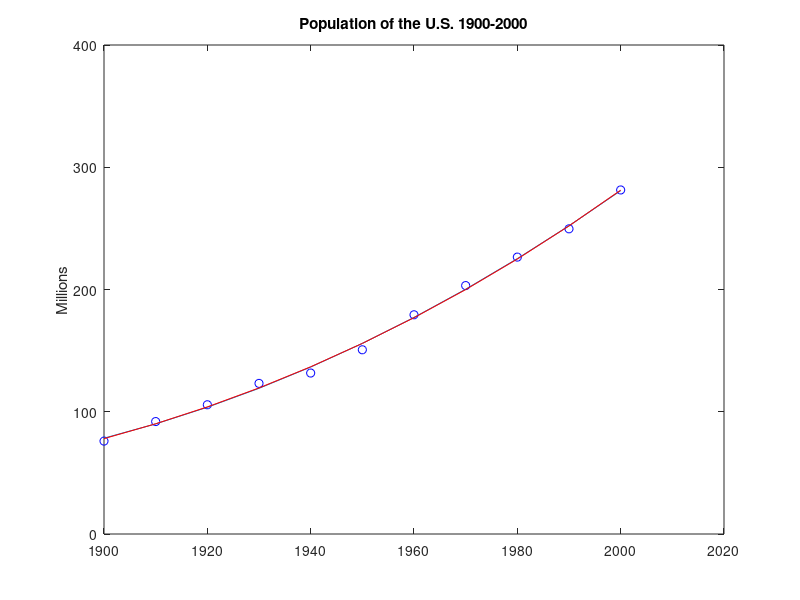

MATLAB code to generate this figure:
%%
% Here is the US Census data from 1900 to 2000.

% Time interval
t = (1900:10:2000)';

% Population
usp = [75.995 91.972 105.711 123.203 131.669 ...
     150.697 179.323 203.212 226.505 249.633 281.422]';

% Plot
plot(t,usp,'bo');
axis([1900 2020 0 400]);
title('Population of the U.S. 1900-2000');
ylabel('Millions');
hold on
%% Manual polynomial fit and svd
N=length(t);
A=[ones(N,1) t t.^2]
%% 
s=svd(A)
%% 
s(2:3)
%% svd
[u,s,v]=svd(A,0)
%% Center and scale:
z=(t-1950)/50;
A2=[ones(N,1) z z.^2]
%% Check the singular values
svd(A2)
%% and the matrices
[u2,s2,v2]=svd(A2,0)
%% 
x2=A\usp
plot(t,A*x2)
figure(gcf)
%% Now try third order
A3=[A2 z.^3];
svd(A3)
x3=A3\usp
plot(t,A3*x3,'r')
figure(gcf)
%%


